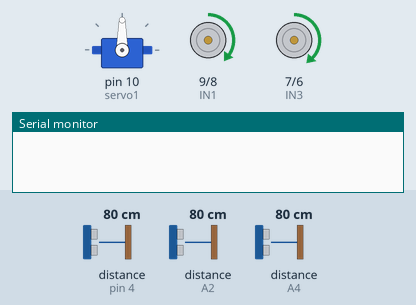
This sketch was run on a simulated Arduino Uno, built with avr-gcc and run on an emulated ATmega328P. Shown: servo, motor-driver pin pairs drawn as motors (green arrow = first pin HIGH = forward, orange = second pin HIGH = backward, longer = more drive, scaled by the enable pin), the last lines printed to the serial monitor. Wiring (inferred from the names in the program): 3 × ultrasonic range finder: trigger pin 3, echo pin 4 / trigger A1, echo A2 / trigger A3, echo A4. Inputs (shaded band) come from the test bench; at power-on: distance to the obstacle (sensors on pin 4, A2, A4) 80 cm. The echo pulse lasts 58.3 µs per cm; random numbers use the default seed unless the sketch sets one.

Above: at 1.2 s.
1.3 s: distance to the obstacle (sensor on pin 4) set to 35 cm
2.8 s: distance to the obstacle (sensor on pin 4) set to 28 cm
At 3.4 s:
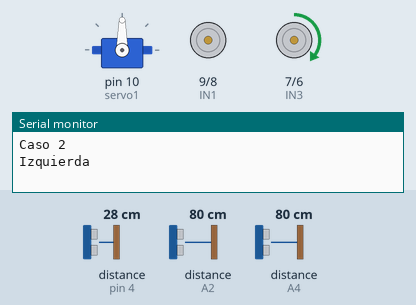
At 4.4 s:
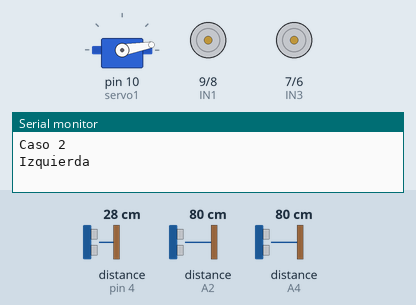
5.8 s: distance to the obstacle (sensor on A2) set to 33 cm
At 6.2 s:
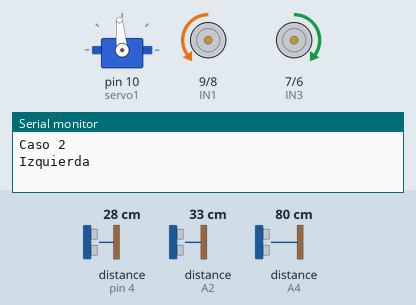
8.3 s: distance to the obstacle (sensor on A2) set to 27 cm
11.3 s: distance to the obstacle (sensor on A2) set to 35 cm
At 14.1 s:
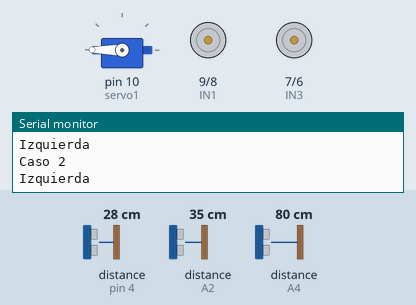
14.3 s: distance to the obstacle (sensor on A4) set to 33 cm
16.5 s: distance to the obstacle (sensor on A4) set to 26 cm
Timing chart, 0 to 20.5 s (numbered marks = the images above; inputs shaded):
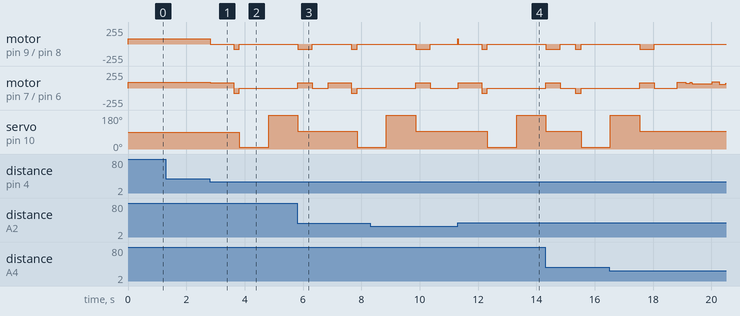

Measured:
- the behaviour switches between 32 and 31 cm on distance to the obstacle (sensor on pin 4) (found by bisection; images 0 and 1)
- after the input at 1.3 s, every drawn part: stays the same
- after the input at 2.8 s, motor on pin 9 (IN1) / pin 8 (IN2): forward 80/255 → stopped at once, → backward 80/255 0.80 s later, → stopped 0.20 s later; motor on pin 7 (IN3) / pin 6 (IN4): forward 90/255 → forward 80/255 at once, → backward 80/255 0.80 s later, → stopped 0.20 s later; servo on pin 10 (servo1): 90° → 10° after 1.0 s, → 180° 1.0 s later
- after the input at 11.3 s, motor on pin 7 (IN3) / pin 6 (IN4): stopped → forward 80/255 at once, → backward 80/255 0.80 s later, → stopped 0.20 s later; servo on pin 10 (servo1): 95° → 10° after 1.0 s, → 180° 1.0 s later

The sketch:

Robot_decision_l298N_V2.ino
```cpp
//Robot decision trayecto con placa motores L298N V2
// Se añaden dos sensores de ultrasonidos a cada lado

#include <Servo.h>

Servo servo1;

const int Trigger = 3;   //Pin digital 3 para el Trigger del sensor principal
const int Echo = 4;   //Pin digital 4 para el Echo del sensor principal

const int TriggerDerecha = A3; //Pin digital A3 para el Trigger del sensor Derecha
const int EchoDerecha = A4; // Pin digital A4 para el Echo del sensor Derecha

const int TriggerIzquierda = A1; //Pin digital 1 para el Trigger del sensor Derecha
const int EchoIzquierda = A2; // Pin digital 2 para el Echo del sensor Derecha

// Motor Izquierdo A
int ENA = 11;  // en el pin 10 no funciona correctamente
int IN1 = 9;
int IN2 = 8;

// Motor Derecho B
int ENB = 5;
int IN3 = 7;
int IN4 = 6;

void setup() {

  Serial.begin(9600);//iniciailzamos la comunicación

  servo1.attach(10); //iniciamos servo en el pin 10

  //Iniciamos pines Ultrasonidos Recto
  pinMode(Trigger, OUTPUT); //pin como salida
  pinMode(Echo, INPUT);  //pin como entrada
  digitalWrite(Trigger, LOW);//Inicializamos el pin con 0

   //Iniciamos pines Ultrasonidos Derecho
  pinMode(TriggerDerecha, OUTPUT); //pin como salida
  pinMode(EchoDerecha, INPUT);  //pin como entrada
  digitalWrite(TriggerDerecha, LOW);//Inicializamos el pin con 0

 //Iniciamos pines Ultrasonidos Izquierdo
  pinMode(TriggerIzquierda, OUTPUT); //pin como salida
  pinMode(EchoIzquierda, INPUT);  //pin como entrada
  digitalWrite(TriggerIzquierda, LOW);//Inicializamos el pin con 0

  // Declaramos todos los pines como salidas L298N
  pinMode (ENA, OUTPUT);
  pinMode (ENB, OUTPUT);
  pinMode (IN1, OUTPUT);
  pinMode (IN2, OUTPUT);
  pinMode (IN3, OUTPUT);
  pinMode (IN4, OUTPUT);


}

void loop() {

  long recto;
  long der;
  long izq;
  int obstaculoLateral;

  recto = medirDistancia();
  der = medirDistanciaDerecha();
  izq = medirDistanciaIzquierda();

  //Si detecta obstaculo sensor derecha esquiva hacia la izquierda

  while (der < 30) {
    obstaculoLateral = 1;
    Izquierda(0, random (60,100));
    obstaculoLateral = 0;
    der = medirDistanciaDerecha();
    recto = medirDistancia();
   }

  //Si detecta obstáculo sensor izquierda esquiva hacia la derecha

  while (izq < 30){
    obstaculoLateral = 1;
    Derecha(random (60,100),0);
    obstaculoLateral = 0;
    izq = medirDistanciaIzquierda();
    recto = medirDistancia();

  }

  //Mientras no hay ostácuos laterales robot hacia adelante y decide si distancia < 30cm

  do {

    if (recto > 30) {
     Adelante();
     //recto = medirDistancia();
     der = medirDistanciaDerecha();
     izq = medirDistanciaIzquierda();

  } else {
     int select = random (1,4);
     delay(1);
     switch (select){

      case 1: //decide trayecto una vez
       Serial.println ("Caso 1");
       Decidir();
       break;

      case 2: //Media vuelta y decide una vez
       Serial.println ("Caso 2");
       int lado2 = random (1,3);
       delay(1);
       if (lado2 = 1){
        Serial.println ("Izquierda");
        Izquierda(0,80);
        delay (800);
        Decidir();

       } else {
        Serial.println ("Derecha");
        Derecha(80,0);
        delay(800);
        Decidir();
       }
       break;

      case 3: //Media vuelta a Izquierda o derecha
       Serial.println ("Caso 3");
       int lado3 = random (1,3);
       delay(1);
       if (lado3 = 1){
        Serial.println ("Izquierda");
        Izquierda(0,80);
        delay (800);

       } else {
        Serial.println ("Derecha");
        Derecha(80,0);
        delay(800);
       }
       break;
     }

     }

  } while (obstaculoLateral = 0);

  delay(1);

}


long medirDistancia(){

  long t; //timepo que demora en llegar el eco
  long d; //distancia en centimetros

  digitalWrite(Trigger, HIGH);
  delayMicroseconds(10);          //Enviamos un pulso de 10us
  digitalWrite(Trigger, LOW);

  t = pulseIn(Echo, HIGH); //obtenemos el ancho del pulso
  d = t/59;             //escalamos el tiempo a una distancia en cm

  return d;

  delay(100);          //Hacemos una pausa de 100ms

}


long medirDistanciaDerecha(){

  long t; //timepo que demora en llegar el eco
  long d; //distancia en centimetros

  digitalWrite(TriggerDerecha, HIGH);
  delayMicroseconds(10);          //Enviamos un pulso de 10us
  digitalWrite(TriggerDerecha, LOW);

  t = pulseIn(EchoDerecha, HIGH); //obtenemos el ancho del pulso
  d = t/59;             //escalamos el tiempo a una distancia en cm

  return d;

  delay(100);          //Hacemos una pausa de 100ms

}


long medirDistanciaIzquierda(){

  long t; //timepo que demora en llegar el eco
  long d; //distancia en centimetros

  digitalWrite(TriggerIzquierda, HIGH);
  delayMicroseconds(10);          //Enviamos un pulso de 10us
  digitalWrite(TriggerIzquierda, LOW);

  t = pulseIn(EchoIzquierda, HIGH); //obtenemos el ancho del pulso
  d = t/59;             //escalamos el tiempo a una distancia en cm

  return d;

  delay(100);          //Hacemos una pausa de 100ms

}


void Decidir() {
  long derecha;
  long izquierda;

  Atras();
  delay(200);
  Parar();

  servo1.write(10);  //Mirar derecha
  delay(1000);
  derecha = medirDistancia();

  servo1.write(255);  //Mirar izquierda
  delay(1000);
  izquierda = medirDistancia();


  servo1.write(95); //Mirar recto


  if (derecha > izquierda) {
    Derecha(80,70);
    delay(500);
    Parar();
    delay(500);
  }
  else {
    Izquierda(70,80);
    delay(500);
    Parar();
    delay(500);
  }

}


void Adelante()
{
 //Direccion motor Izquierdo A
 digitalWrite (IN1, HIGH);
 digitalWrite (IN2, LOW);
 analogWrite (ENA, 80); //Velocidad motor A *

 //Direccion motor Derecho B
 digitalWrite (IN3, HIGH);
 digitalWrite (IN4, LOW);
 analogWrite (ENB, 90); //Velocidad motor B
}


void Atras()
{
 //Direccion motor Izquierdo A
 digitalWrite (IN1, LOW);
 digitalWrite (IN2, HIGH);
 analogWrite (ENA, 80); //Velocidad motor A
 //Direccion motor Derecho B
 digitalWrite (IN3, LOW);
 digitalWrite (IN4, HIGH);
 analogWrite (ENB, 80); //Velocidad motor B
}


int Derecha(int velA, int velB)
{
 //Direccion Izquierdo A
 digitalWrite (IN1, HIGH);
 digitalWrite (IN2, LOW);
 analogWrite (ENA, velA); //Velocidad motor A
 //Direccion Derecho B
 digitalWrite (IN3, LOW);
 digitalWrite (IN4, HIGH);
 analogWrite (ENB, velB); //Velocidad motor A
}


int Izquierda(int velA, int velB)
{
 //Direccion motor Izquierdo A
 digitalWrite (IN1, LOW);
 digitalWrite (IN2, HIGH);
 analogWrite (ENA, velA); //Velocidad motor A
 //Direccion motor Derecho B
 digitalWrite (IN3, HIGH);
 digitalWrite (IN4, LOW);
 analogWrite (ENB, velB); //Velocidad motor A
}

void Parar()
{
 //Direccion motor Izquierdo A
 digitalWrite (IN1, LOW);
 digitalWrite (IN2, LOW);
 analogWrite (ENA, 0); //Velocidad motor A

 //Direccion motor Derecho B
 digitalWrite (IN3, LOW);
 digitalWrite (IN4, LOW);
 analogWrite (ENB, 0); //Velocidad motor A
}
```
